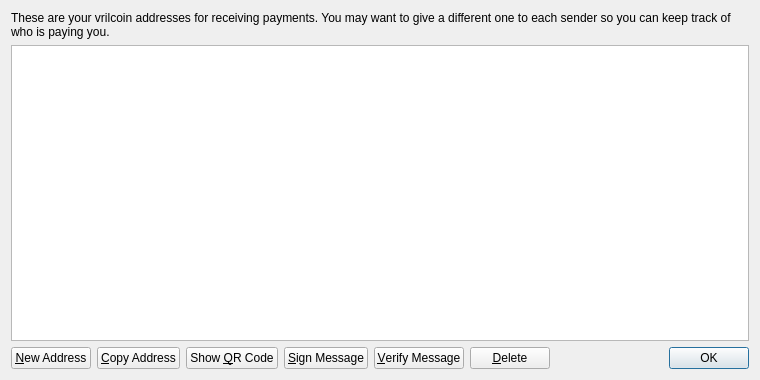
<?xml version="1.0" encoding="UTF-8"?>
<ui version="4.0">
 <class>AddressBookPage</class>
 <widget class="QWidget" name="AddressBookPage">
  <property name="geometry">
   <rect>
    <x>0</x>
    <y>0</y>
    <width>760</width>
    <height>380</height>
   </rect>
  </property>
  <property name="windowTitle">
   <string>Address Book</string>
  </property>
  <layout class="QVBoxLayout" name="verticalLayout">
   <item>
    <widget class="QLabel" name="labelExplanation">
     <property name="text">
      <string>These are your vrilcoin addresses for receiving payments. You may want to give a different one to each sender so you can keep track of who is paying you.</string>
     </property>
     <property name="textFormat">
      <enum>Qt::PlainText</enum>
     </property>
     <property name="wordWrap">
      <bool>true</bool>
     </property>
    </widget>
   </item>
   <item>
    <widget class="QTableView" name="tableView">
     <property name="contextMenuPolicy">
      <enum>Qt::CustomContextMenu</enum>
     </property>
     <property name="toolTip">
      <string>Double-click to edit address or label</string>
     </property>
     <property name="tabKeyNavigation">
      <bool>false</bool>
     </property>
     <property name="alternatingRowColors">
      <bool>true</bool>
     </property>
     <property name="selectionMode">
      <enum>QAbstractItemView::SingleSelection</enum>
     </property>
     <property name="selectionBehavior">
      <enum>QAbstractItemView::SelectRows</enum>
     </property>
     <property name="sortingEnabled">
      <bool>true</bool>
     </property>
     <attribute name="verticalHeaderVisible">
      <bool>false</bool>
     </attribute>
    </widget>
   </item>
   <item>
    <layout class="QHBoxLayout" name="horizontalLayout">
     <item>
      <widget class="QPushButton" name="newAddressButton">
       <property name="toolTip">
        <string>Create a new address</string>
       </property>
       <property name="text">
        <string>&amp;New Address</string>
       </property>
       <property name="icon">
        <iconset resource="../bitcoin.qrc">
         <normaloff>:/icons/add</normaloff>:/icons/add</iconset>
       </property>
      </widget>
     </item>
     <item>
      <widget class="QPushButton" name="copyToClipboard">
       <property name="toolTip">
        <string>Copy the currently selected address to the system clipboard</string>
       </property>
       <property name="text">
        <string>&amp;Copy Address</string>
       </property>
       <property name="icon">
        <iconset resource="../bitcoin.qrc">
         <normaloff>:/icons/editcopy</normaloff>:/icons/editcopy</iconset>
       </property>
      </widget>
     </item>
     <item>
      <widget class="QPushButton" name="showQRCode">
       <property name="text">
        <string>Show &amp;QR Code</string>
       </property>
       <property name="icon">
        <iconset resource="../bitcoin.qrc">
         <normaloff>:/icons/qrcode</normaloff>:/icons/qrcode</iconset>
       </property>
      </widget>
     </item>
     <item>
      <widget class="QPushButton" name="signMessage">
       <property name="toolTip">
        <string>Sign a message to prove you own a Bitcoin address</string>
       </property>
       <property name="text">
        <string>&amp;Sign Message</string>
       </property>
       <property name="icon">
        <iconset resource="../bitcoin.qrc">
         <normaloff>:/icons/edit</normaloff>:/icons/edit</iconset>
       </property>
      </widget>
     </item>
     <item>
      <widget class="QPushButton" name="verifyMessage">
       <property name="toolTip">
        <string>Verify a message to ensure it was signed with a specified Bitcoin address</string>
       </property>
       <property name="text">
        <string>&amp;Verify Message</string>
       </property>
       <property name="icon">
        <iconset resource="../bitcoin.qrc">
         <normaloff>:/icons/transaction_0</normaloff>:/icons/transaction_0</iconset>
       </property>
      </widget>
     </item>
     <item>
      <widget class="QPushButton" name="deleteButton">
       <property name="toolTip">
        <string>Delete the currently selected address from the list. Only sending addresses can be deleted.</string>
       </property>
       <property name="text">
        <string>&amp;Delete</string>
       </property>
       <property name="icon">
        <iconset resource="../bitcoin.qrc">
         <normaloff>:/icons/remove</normaloff>:/icons/remove</iconset>
       </property>
      </widget>
     </item>
     <item>
      <spacer name="horizontalSpacer">
       <property name="orientation">
        <enum>Qt::Horizontal</enum>
       </property>
       <property name="sizeHint" stdset="0">
        <size>
         <width>40</width>
         <height>20</height>
        </size>
       </property>
      </spacer>
     </item>
     <item>
      <widget class="QDialogButtonBox" name="buttonBox">
       <property name="sizePolicy">
        <sizepolicy hsizetype="Maximum" vsizetype="Fixed">
         <horstretch>0</horstretch>
         <verstretch>0</verstretch>
        </sizepolicy>
       </property>
       <property name="standardButtons">
        <set>QDialogButtonBox::Ok</set>
       </property>
      </widget>
     </item>
    </layout>
   </item>
  </layout>
 </widget>
 <resources>
  <include location="../bitcoin.qrc"/>
 </resources>
 <connections/>
</ui>
